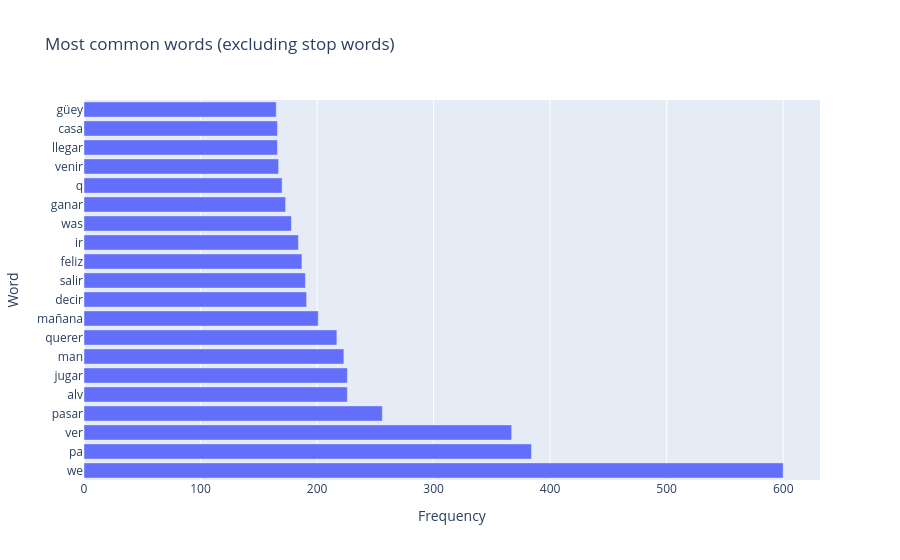

The notebook cell this image was saved under:
### Code cell
CUSTOM_STOP_WORDS = {
    "message",
    "omitted",
    "this",
    "medio"
}

def extract_relevant_words(text):
    doc = nlp(text)

    return [
        token.lemma_.lower()
        for token in doc
        if token.is_alpha
        and not token.is_stop
        and token.lemma_.lower() not in CUSTOM_STOP_WORDS
    ]


relevant_words = []

for text in text_messages["text"]:
    relevant_words.extend(extract_relevant_words(text))


relevant_word_counts = Counter(relevant_words)

most_common_without_stopwords = pd.DataFrame(
    relevant_word_counts.most_common(20),
    columns=["word", "count"]
)

most_common_without_stopwords

fig = px.bar(
    most_common_without_stopwords,
    x="count",
    y="word",
    orientation="h",
    title="Most common words (excluding stop words)",
    labels={
        "word": "Word",
        "count": "Frequency"
    }
)

fig.show()

### Figure 1 — Plotly figure (JSON) as saved in the notebook; plotly's stock layout.template omitted (floating-point values rounded to 4 significant figures)
{"data": [{"hovertemplate": "Frequency=%{x}<br>Word=%{y}<extra></extra>", "legendgroup": "", "marker": {"color": "#636efa", "pattern": {"shape": ""}}, "name": "", "orientation": "h", "showlegend": false, "textposition": "auto", "type": "bar", "x": [600, 384, 367, 256, 226, 226, 223, 217, 201, 191, 190, 187, 184, 178, 173, 170, 167, 166, 166, 165], "xaxis": "x", "y": ["we", "pa", "ver", "pasar", "alv", "jugar", "man", "querer", "mañana", "decir", "salir", "feliz", "ir", "was", "ganar", "q", "venir", "llegar", "casa", "güey"], "yaxis": "y"}], "layout": {"barmode": "relative", "legend": {"tracegroupgap": 0}, "title": {"text": "Most common words (excluding stop words)"}, "xaxis": {"anchor": "y", "domain": [0, 1], "title": {"text": "Frequency"}}, "yaxis": {"anchor": "x", "domain": [0, 1], "title": {"text": "Word"}}}}
